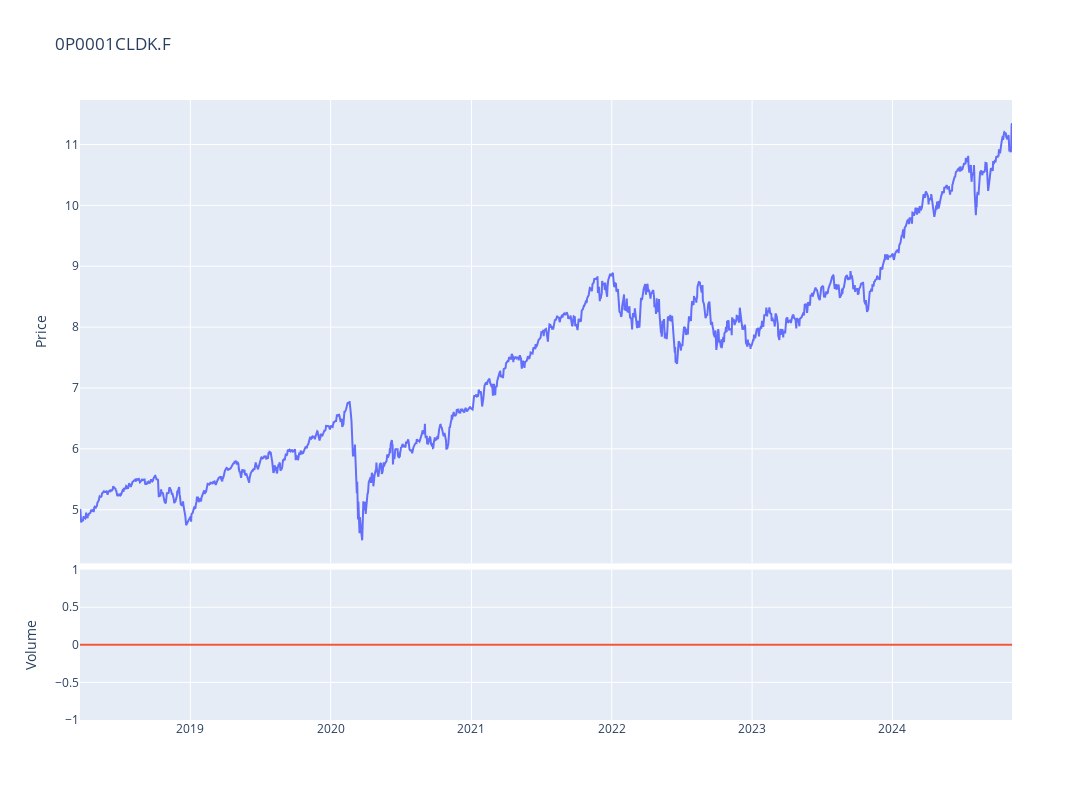

The cell this chart's notebook holds for it:
### Code cell
fig = make_subplots(rows=4, cols=1,shared_xaxes=True,vertical_spacing=0.01,specs=[[{'rowspan':3,'colspan':1}],[None],[None],[{'rowspan':1,'colspan':1}]])

# Graph (1,1)
fig.add_trace(go.Scatter(x=stock_ticker.index,y=stock_ticker['Adj Close'],mode="lines",name=f"{ticker}"),row=1, col=1)
# Update xaxis properties
fig.update_yaxes(title_text="Price", row=1, col=1)

# Graph (4,1)
fig.add_trace(go.Scatter(x=stock_ticker.index,y=stock_ticker['Volume'],mode="lines",name='Volume'),row=4, col=1)
fig.update_yaxes(title_text="Volume", row=4, col=1)

fig.update_layout(height=800, width=1300,showlegend=False,title=f"{ticker}")

fig.show()

### Figure 1 — Plotly figure (JSON) as saved in the notebook; plotly's stock layout.template omitted (floating-point values rounded to 4 significant figures; data arrays with more than 128 entries replaced by an {"elided": "..."} marker saying what was removed)
{"data": [{"mode": "lines", "name": "0P0001CLDK.F", "type": "scatter", "x": {"elided": "1686 str values"}, "xaxis": "x", "y": {"elided": "1686 float values"}, "yaxis": "y"}, {"mode": "lines", "name": "Volume", "type": "scatter", "x": {"elided": "1686 str values"}, "xaxis": "x2", "y": {"elided": "1686 int values"}, "yaxis": "y2"}], "layout": {"height": 800, "showlegend": false, "title": {"text": "0P0001CLDK.F"}, "width": 1300, "xaxis": {"anchor": "y", "domain": [0, 1], "matches": "x2", "showticklabels": false}, "xaxis2": {"anchor": "y2", "domain": [0, 1]}, "yaxis": {"anchor": "x", "domain": [0.2525, 1], "title": {"text": "Price"}}, "yaxis2": {"anchor": "x2", "domain": [0, 0.2425], "title": {"text": "Volume"}}}}
